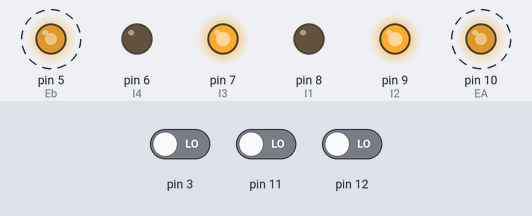
This sketch was run on a simulated Arduino Uno, built with avr-gcc and run on an emulated ATmega328P. On the bench: output pins drawn as LEDs (lit = HIGH). Dashed ring = blinking. The test bench sets the inputs (shaded band); at power-on: pin 3 LOW, pin 11 LOW, pin 12 LOW.

Above: at 1.2 s.
1.3 s: pin 3 driven HIGH
At 1.87 s:
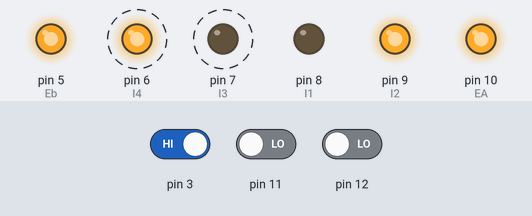
4.3 s: pin 11 driven HIGH
At 4.9 s:
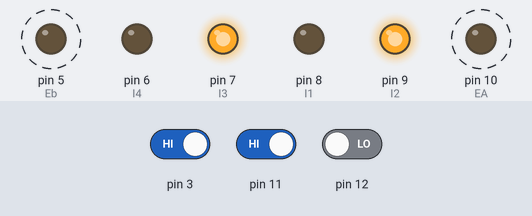
7.3 s: pin 3 driven LOW
At 7.89 s:
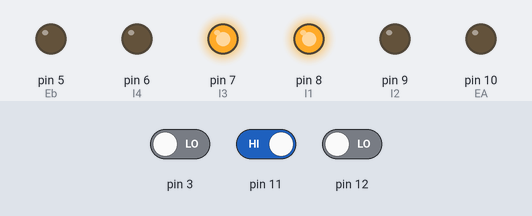
10.3 s: pin 12 driven HIGH
At 10.53 s:
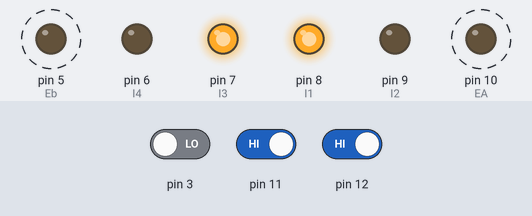
13.3 s: pin 11 driven LOW
At 14.9 s:
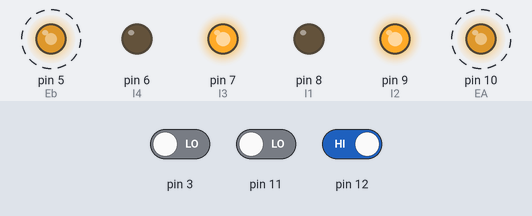
Timing chart, 0 to 16.1 s (numbered marks = the images above; inputs shaded):
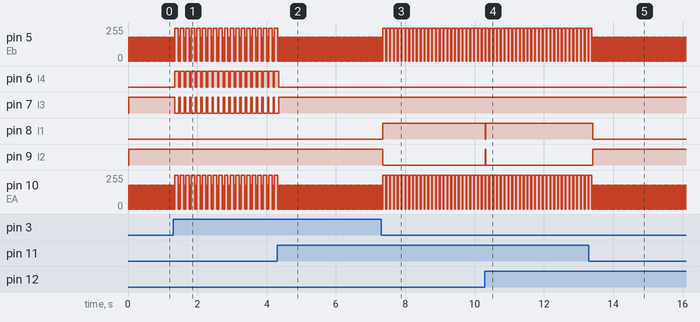

Measured:
- after the input at 1.3 s, pin 6 (I4): alternates HIGH for 0.12 s and LOW for 0.04 s, starting at once; pin 7 (I3): alternates HIGH for 0.04 s and LOW for 0.12 s, starting at once
- after the input at 4.3 s, pin 6 (I4): goes on until 4.3 s, then stays LOW; pin 7 (I3): goes on until 4.3 s, then stays HIGH
- after the input at 7.3 s, pin 8 (I1): LOW → HIGH after 0.05 s; pin 9 (I2): HIGH → LOW after 0.05 s
- after the input at 10.3 s, pin 8 (I1): HIGH → LOW at once, → HIGH 0.02 s later; pin 9 (I2): LOW → HIGH at once, → LOW 0.02 s later
- after the input at 13.3 s, pin 5 (Eb), pin 10 (EA): alternates 180/255 for 0.02 s and 0/255 for 0.02 s, starting after 0.11 s; pin 8 (I1): HIGH → LOW after 0.11 s; pin 9 (I2): LOW → HIGH after 0.11 s
- by itself, pin 5 (Eb): alternates 244/255 for 0.09 s and 0/255 for 0.02 s
- by itself, pin 10 (EA): alternates 255/255 for 0.09 s and 0/255 for 0.02 s

The sketch:

sketch_jun14a.ino
```cpp
//---------------红外寻线传感器采集-------------------------//
#define  r1  digitalRead(11)//定义右侧避障接口
#define  m1  digitalRead(12)//定义中间避障接口
#define  l1  digitalRead(3)//定义左侧避障接口
//---------------红外蔽障传感器采集-------------------------//
#define  r   digitalRead(2)//定义右侧避障接口
#define  m   digitalRead(1)//定义中间避障接口
#define  l   digitalRead(0)//定义左侧避障接口
//---------------------电机输出方向-------------------------//
#define Stop       0//停止
#define Forward    1//向前
#define Backward   2//向后
#define TurnLeft   3//左转
#define TurnRight  4//右转
//----------------------全局变量----------------------------//
int count;      //蔽障进入死区

//*********************主程序入口***************************//
void loop()
{
   Xun_Ji();
//  if (l1 == LOW && m1 == LOW && r1 == LOW)//寻线传感器未检测到黑线时
//  {
//    Bi_Zhang();
//  }
//  else if (l == HIGH && m == HIGH && r == HIGH)//蔽障传感器未检测到障碍时
//  {
//    Xun_Ji();
//  }
}

void Bi_Zhang()
{
  if (l == LOW || m == LOW || r == LOW) //当三个全部检测到障碍时
  {
    count++;
    if (l == LOW && m == LOW && r == LOW) //当左边右边和中间的检测到障碍时执行后退
    {
      Motor(Backward, 200);
      delay(40);
      Motor(TurnRight, 500);
      delay(40);
    }
    if (l == LOW && m == HIGH && r == HIGH)
    {
      Motor(Stop, 0);
      delay(40);
      Motor(TurnRight, 500);
      delay(60);
      if (count = 5)
      { Motor(Backward, 200); delay(40);
        Motor(TurnRight, 500); delay(80);
      }
    }
    if (l == LOW && m == LOW && r == HIGH)
    {
      Motor(Stop, 0);
      delay(40);
      Motor(TurnRight, 500);
      delay(60);
    }
    if (l == HIGH && m == HIGH && r == LOW)
    {
      Motor(Stop, 0);
      delay(40);
      Motor(TurnLeft, 500);
      delay(60);
      if (count = 5)
      { Motor(Backward, 200); delay(40);
        Motor(TurnLeft, 500); delay(80);
      }
    }

    if (l == HIGH && m == LOW && r == LOW)
    { Motor(Stop, 0);
      delay(40);
      Motor(TurnLeft, 500);
      delay(60);
    }

  }
  else if (l == HIGH && m == HIGH && r == HIGH)
  {
    Motor(Forward, 200);
    count = 0;
  }
}

void Xun_Ji(void)
{
  //-------------------------红外寻线传感器数据测试---------------------------
  //  Serial.print("l1:");
  //  Serial.println(l1);
  //  delay(500);
  //
  //  Serial.print("m1:");
  //  Serial.println(m1);
  //  delay(500);
  //
  //  Serial.print("r1:");
  //  Serial.println(r1);
  //  delay(500);
  //-------------------------------------------------------------------------

  if (l1 == LOW || m1 == LOW || r1 == LOW) //当三个有一个检测到障碍时
  {
    if (m1 == HIGH && l1 == LOW && r1 == HIGH)
    {
      Motor(Forward, 200);
    }
    if (l1 == HIGH && m1 == HIGH && r1 == LOW)
    {
      Motor(Stop, 0);
      delay(20);
      Motor(TurnLeft, 500);
      delay(90);
      while ( l1 == HIGH && m1 == HIGH)
      { Motor(Stop, 0);
        delay(20);
        Motor(TurnLeft, 500);
        delay(100);
      }
    }

    if (l1 == LOW && m1 == HIGH && r1 == HIGH)
    {
      Motor(Stop, 0);
      delay(20);
      Motor(TurnRight, 500);
      delay(90);
      while (m1 == HIGH && r1 == HIGH)
      { Motor(Stop, 0);
        delay(20);
        Motor(TurnRight, 500);
        delay(90);
      }
    }
    if (l1 == HIGH && m1 == LOW && r1 == LOW)
    {
      Motor(Stop, 0);
      delay(20);
      Motor(TurnLeft, 500);
      delay(100);
    }
    if (l1 == LOW && m1 == LOW && r1 == HIGH)
    {
      Motor(Stop, 0);
      delay(20);
      Motor(TurnRight, 500);
      delay(90);
    }
    else
    {
      Motor(Stop, 0);
      delay(20);
      Motor(Forward, 180);
      delay(20);
    }
  }
}
//-------------------------初始化------------------//
void setup()
{
  //电机
  pinMode(5, OUTPUT); //Eb
  pinMode(6, OUTPUT); //I4
  pinMode(7, OUTPUT); //I3

  pinMode(8, OUTPUT); //I1
  pinMode(9, OUTPUT); //I2
  pinMode(10, OUTPUT); //EA

  //避障模块
  pinMode(0, INPUT);
  pinMode(1, INPUT);
  pinMode(2, INPUT);

  //寻迹
  pinMode(11, INPUT);
  pinMode(12, INPUT);
  pinMode(3, INPUT);
  //串口
  Serial.begin(9600);
}

//---------------------电机输出---------------------//
/***************************************************
   参数：dir：输出方向
   a：占空比
 ***************************************************/
void Motor(int dir, int a)
{
  switch (dir)
  {
    case Stop:
      {
        digitalWrite(10, 0);
        digitalWrite(5, 0);
      }; break;

    case Forward:
      {
        analogWrite(10, a); //输入数字量进行设定速度
        analogWrite(5, a);

        digitalWrite(9, HIGH); //使直流电机（右）顺时针转
        digitalWrite(8, LOW);
        digitalWrite(7, HIGH); //使直流电机（左）顺时针转
        digitalWrite(6, LOW);
      }; break;

    case Backward:
      {
        analogWrite(10, a); //输入模拟值进行设定速度
        analogWrite(5, a);

        digitalWrite(9, LOW); //使直流电机（右）逆时针转
        digitalWrite(8, HIGH);
        digitalWrite(7, LOW); //使直流电机（左）顺时针转
        digitalWrite(6, HIGH);
      } ; break;

    case TurnLeft:
      {
        analogWrite(10, a); //输入数字量进行设定速度
        analogWrite(5,  a);

        digitalWrite(9, HIGH); //使直流电机（右）顺时针转
        digitalWrite(8, LOW);
        digitalWrite(7, LOW); //使直流电机（左）不转
        digitalWrite(6, HIGH);
      } ; break;

    case TurnRight:
      {
        analogWrite(10, a); //输入数字量进行设定速度
        analogWrite(5, a);

        digitalWrite(9, LOW); //使直流电机（右）不转
        digitalWrite(8, HIGH);
        digitalWrite(7, HIGH); //使直流电机（左）顺时针转
        digitalWrite(6, LOW);
      } ; break;

    default: break;
  }

}
```
